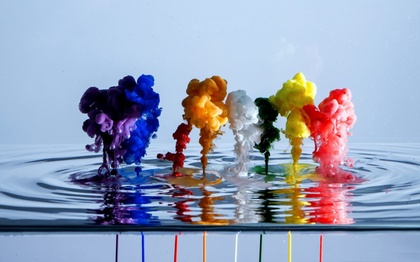
%> input picture imge_processing/amazing.jpg, 420 x 262 px, shrunk from 1920 x 1200 before the run
$ octave --eval "result = fourier_transfomation_rgb(imread('amazing.jpg'));"   (GNU Octave 9; MATLAB toolbox functions it lacks are replaced by stand-ins)
%> lines starting %> are read from the running program, lines starting %| are printed output that depends on the picture
### imge_processing/fig3.m
function varargout = untitled(varargin)
%UNTITLED M-file for untitled.fig
%      UNTITLED, by itself, creates a new UNTITLED or raises the existing
%      singleton*.
%
%      H = UNTITLED returns the handle to a new UNTITLED or the handle to
%      the existing singleton*.
%
%      UNTITLED('Property','Value',...) creates a new UNTITLED using the
%      given property value pairs. Unrecognized properties are passed via
%      varargin to untitled_OpeningFcn.  This calling syntax produces a
%      warning when there is an existing singleton*.
%
%      UNTITLED('CALLBACK') and UNTITLED('CALLBACK',hObject,...) call the
%      local function named CALLBACK in UNTITLED.M with the given input
%      arguments.
%
%      *See GUI Options on GUIDE's Tools menu.  Choose "GUI allows only one
%      instance to run (singleton)".
%
% See also: GUIDE, GUIDATA, GUIHANDLES

% Edit the above text to modify the response to help untitled

% Last Modified by GUIDE v2.5 28-Dec-2015 21:32:26

% Begin initialization code - DO NOT EDIT
gui_Singleton = 1;
gui_State = struct('gui_Name',       mfilename, ...
                   'gui_Singleton',  gui_Singleton, ...
                   'gui_OpeningFcn', @untitled_OpeningFcn, ...
                   'gui_OutputFcn',  @untitled_OutputFcn, ...
                   'gui_LayoutFcn',  [], ...
                   'gui_Callback',   []);
if nargin && ischar(varargin{1})
   gui_State.gui_Callback = str2func(varargin{1});
end

if nargout
    [varargout{1:nargout}] = gui_mainfcn(gui_State, varargin{:});
else
    gui_mainfcn(gui_State, varargin{:});
end
% End initialization code - DO NOT EDIT


% --- Executes just before untitled is made visible.
% [20 lines left out: function untitled_OpeningFcn, not called in this run]

% UIWAIT makes untitled wait for user response (see UIRESUME)
% uiwait(handles.figure1);


% --- Outputs from this function are returned to the command line.
% [8 lines left out: function untitled_OutputFcn, not called in this run]

### imge_processing/fourier_transfomation_rgb.m
function [ new_image ] = fourier_transfomation_rgb( image )
[w,h,l] = size(image);
%> w = 262; h = 420; l = 3
new_image(:,:,1)=fft2(image(:,:,1));
new_image(:,:,2)=fft2(image(:,:,2));
new_image(:,:,3)=fft2(image(:,:,3));
y(:,:,1)=fft2(image(:,:,1));
y(:,:,2)=fft2(image(:,:,2));
y(:,:,3)=fft2(image(:,:,3));
for width=1:w
    for hight=1:h
        for n=1:l
            r=real(new_image(width,hight,n));
            im=imag(new_image(width,hight,n));
            res=sqrt((r*r)+(im*im));
            new_image(width,hight,n)=res;
        end
    end
end
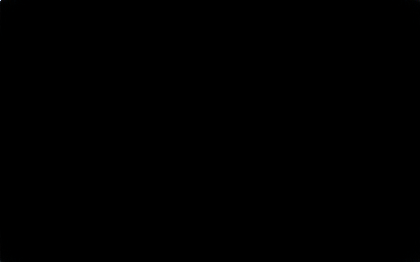
%> new_image: size 262x420x3 double; mean R, G, B 5164.8, 5729.3, 6123; drawn with min black and max white
new_image=log2(new_image+1);
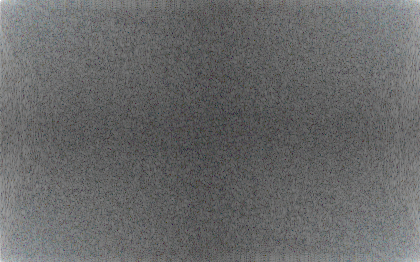
%> new_image: size 262x420x3 double; mean R, G, B 11.1, 11.2, 11.2; drawn with min black and max white
new_image(:,:,1)=mat2gray(new_image(:,:,1));
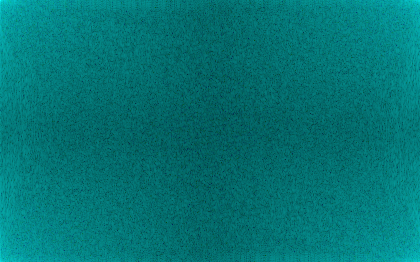
%> new_image: size 262x420x3 double; mean R, G, B 0.4, 11.2, 11.2; drawn with min black and max white
new_image(:,:,2)=mat2gray(new_image(:,:,2));
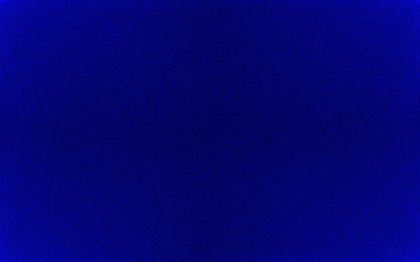
%> new_image: size 262x420x3 double; mean R, G, B 0.4, 0.4, 11.2; drawn with min black and max white
new_image(:,:,3)=mat2gray(new_image(:,:,3));
for width=1:w
    for hight=1:h
        for n=1:l
            r=real(new_image(width,hight,n));
            im=imag(new_image(width,hight,n));
            res=sqrt((r*r)+(im*im));
            new_image(width,hight,n)=res;
        end
    end
end
%> the run ends on the next line
fig3;
subplot(2,2,1);subplot(2,2,1);imshow(image),title('before process');
new_image=log2(new_image+1);
new_image(:,:,1)=mat2gray(new_image(:,:,1));
new_image(:,:,2)=mat2gray(new_image(:,:,2));
new_image(:,:,3)=mat2gray(new_image(:,:,3));
subplot(2,2,2);imshow(new_image),title('Before Shift');
new_image(:,:,1)=fftshift(new_image(:,:,1));
new_image(:,:,2)=fftshift(new_image(:,:,2));
new_image(:,:,3)=fftshift(new_image(:,:,3));
subplot(2,2,3);imshow(new_image),title('After Shift');
y(:,:,1)=ifft2(y(:,:,1));
y(:,:,2)=ifft2(y(:,:,2));
y(:,:,3)=ifft2(y(:,:,3));
subplot(2,2,4);imshow(uint8(y)),title('after process');


end
